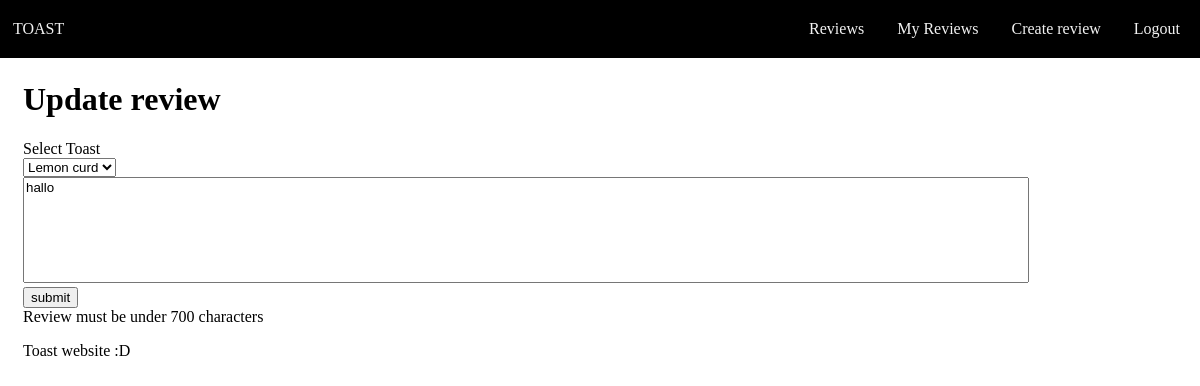
Before: /update_reviews (signed in) with the older database file.
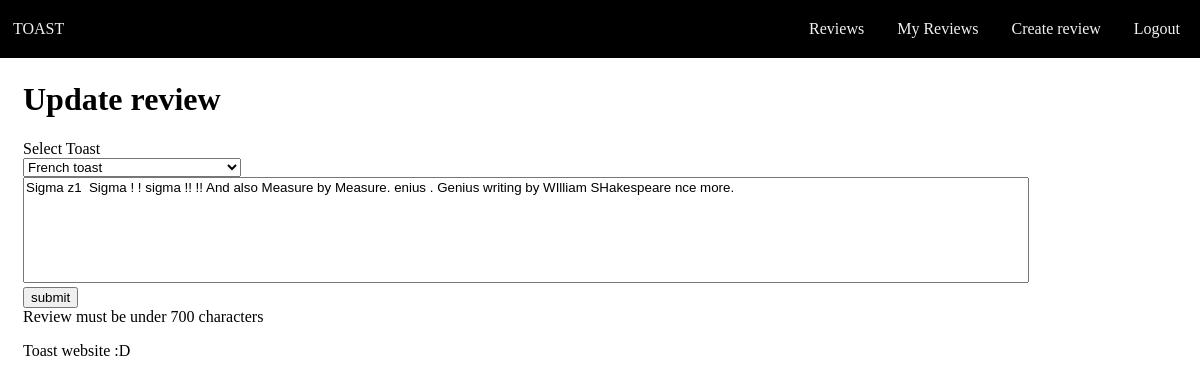
After: the same page with the newer database file.
### tables this page shows
CREATE TABLE Reviews (id INTEGER PRIMARY KEY AUTOINCREMENT, user_id INTEGER REFERENCES Users (id), review TEXT NOT NULL, toast_id, approval INTEGER);

### routes.py (the view, shortened to what this page needs)
@app.route('/update_reviews', methods=['GET', 'POST'])
def update_reviews():
    if request.method == 'GET':
        username = session['username']
        query = "SELECT t.id, description, review FROM reviews as r join users as u on r.user_id = u.id join Toast as t on r.toast_id = t.id WHERE u.username = ?"
        toasts = sql_queries(query, 1, (username, ))
        return render_template('update_reviews.html', toasts=toasts)

### routes.py (called while the page is built)
def sql_queries(query, option, data=None):
    connection = sqlite3.connect('toast.db')
    cursor = connection.cursor()
    if data:
        cursor.execute(query, data)
    else:
        cursor.execute(query)
    if option == 0:
        result = cursor.fetchone()
        return result
    elif option == 1:
        result = cursor.fetchall()
        return result
    else:
        connection.commit()
    connection.close()

### templates/update_reviews.html (shortened to what this page needs)
{% extends 'layout.html' %}
{% block h1 -%}Update review{%- endblock %}
    {% block main -%}
        <form name="Toast Reviewed" method="post">
            <label>Select Toast</label>
            <br>
            <select id="review" name="toast_id" onchange="fetchReview()">
                {% for toast in toasts %}
                <option value="{{ toast[0] }}" review="{{ toast[2] }}" SELECTED>{{ toast[1] }}</option>
                {% endfor %}
            </select>
            <br>
            <textarea name="review" id="text" maxlength="800">{{toasts[-1][2]}}</textarea>
            <br>
            <input type="submit" value="submit">
        </form>
        Review must be under 700 characters
    {%- endblock %}

Changed rows visible on the page:
removed Reviews: review "hallo"
added Reviews: review "Sigma z1 Sigma ! ! sigma !! !! And also Measure by Measure. enius . Genius writing by WIlliam SHakespeare nce more."
Other visible differences:
form field toast_id: "Lemon curd" → "French toast"
